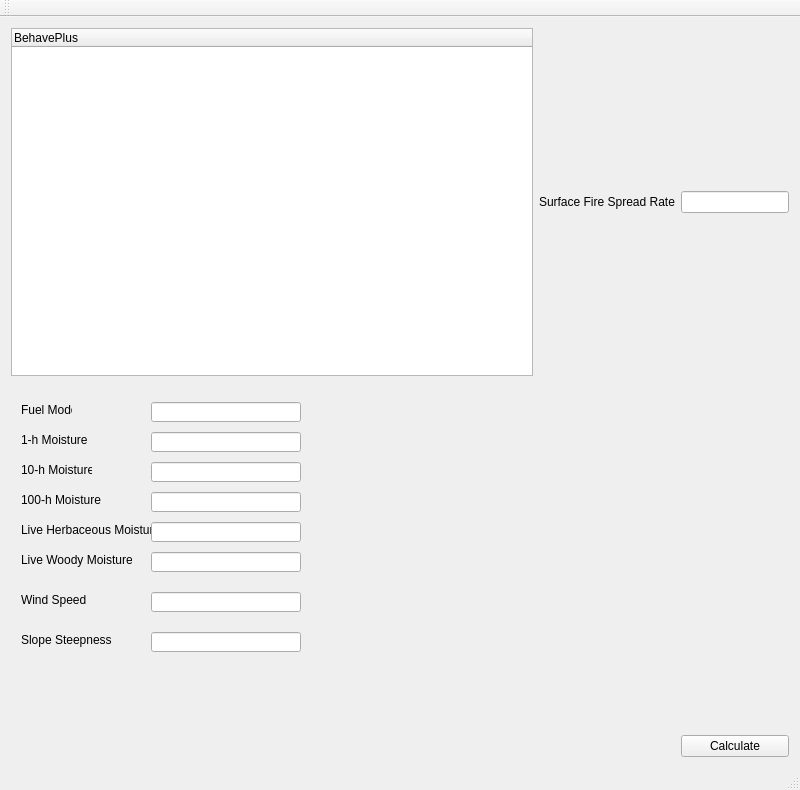
<?xml version="1.0" encoding="UTF-8"?>
<ui version="4.0">
 <class>behave_qt_main_windowClass</class>
 <widget class="QMainWindow" name="behave_qt_main_windowClass">
  <property name="geometry">
   <rect>
    <x>0</x>
    <y>0</y>
    <width>800</width>
    <height>790</height>
   </rect>
  </property>
  <property name="minimumSize">
   <size>
    <width>800</width>
    <height>600</height>
   </size>
  </property>
  <property name="windowTitle">
   <string>behave_qt</string>
  </property>
  <widget class="QWidget" name="centralWidget">
   <layout class="QGridLayout" name="gridLayout">
    <item row="0" column="0">
     <widget class="BehaveTree" name="behaveTree">
      <property name="sizePolicy">
       <sizepolicy hsizetype="MinimumExpanding" vsizetype="MinimumExpanding">
        <horstretch>0</horstretch>
        <verstretch>0</verstretch>
       </sizepolicy>
      </property>
      <property name="minimumSize">
       <size>
        <width>200</width>
        <height>200</height>
       </size>
      </property>
      <property name="maximumSize">
       <size>
        <width>1920</width>
        <height>1200</height>
       </size>
      </property>
      <property name="styleSheet">
       <string notr="true"/>
      </property>
      <property name="autoExpandDelay">
       <number>-1</number>
      </property>
      <property name="itemsExpandable">
       <bool>true</bool>
      </property>
      <column>
       <property name="text">
        <string>BehavePlus</string>
       </property>
      </column>
     </widget>
    </item>
    <item row="0" column="1">
     <widget class="QLabel" name="label_16">
      <property name="text">
       <string>Surface Fire Spread Rate</string>
      </property>
     </widget>
    </item>
    <item row="1" column="0">
     <widget class="QStackedWidget" name="mainWindowStackedWidget">
      <property name="currentIndex">
       <number>1</number>
      </property>
      <widget class="QWidget" name="page_1"/>
      <widget class="QWidget" name="page_2">
       <widget class="QLabel" name="label_8">
        <property name="geometry">
         <rect>
          <x>10</x>
          <y>20</y>
          <width>51</width>
          <height>16</height>
         </rect>
        </property>
        <property name="text">
         <string>Fuel Model</string>
        </property>
       </widget>
       <widget class="QLineEdit" name="fuelModelLineEdit">
        <property name="geometry">
         <rect>
          <x>140</x>
          <y>20</y>
          <width>150</width>
          <height>20</height>
         </rect>
        </property>
       </widget>
       <widget class="QLabel" name="label_9">
        <property name="geometry">
         <rect>
          <x>10</x>
          <y>50</y>
          <width>71</width>
          <height>16</height>
         </rect>
        </property>
        <property name="text">
         <string>1-h Moisture</string>
        </property>
       </widget>
       <widget class="QLineEdit" name="oneHourMoistureLineEdit">
        <property name="geometry">
         <rect>
          <x>140</x>
          <y>50</y>
          <width>150</width>
          <height>20</height>
         </rect>
        </property>
       </widget>
       <widget class="QLabel" name="label_10">
        <property name="geometry">
         <rect>
          <x>10</x>
          <y>80</y>
          <width>71</width>
          <height>16</height>
         </rect>
        </property>
        <property name="text">
         <string>10-h Moisture</string>
        </property>
       </widget>
       <widget class="QLabel" name="label_11">
        <property name="geometry">
         <rect>
          <x>10</x>
          <y>110</y>
          <width>81</width>
          <height>16</height>
         </rect>
        </property>
        <property name="text">
         <string>100-h Moisture</string>
        </property>
       </widget>
       <widget class="QLineEdit" name="tenHourMoistureLineEdit">
        <property name="geometry">
         <rect>
          <x>140</x>
          <y>80</y>
          <width>150</width>
          <height>20</height>
         </rect>
        </property>
       </widget>
       <widget class="QLineEdit" name="hundredHourMoistureLineEdit">
        <property name="geometry">
         <rect>
          <x>140</x>
          <y>110</y>
          <width>150</width>
          <height>20</height>
         </rect>
        </property>
       </widget>
       <widget class="QLabel" name="label_12">
        <property name="geometry">
         <rect>
          <x>10</x>
          <y>140</y>
          <width>131</width>
          <height>16</height>
         </rect>
        </property>
        <property name="text">
         <string>Live Herbaceous Moisture</string>
        </property>
       </widget>
       <widget class="QLabel" name="label_13">
        <property name="geometry">
         <rect>
          <x>10</x>
          <y>170</y>
          <width>111</width>
          <height>16</height>
         </rect>
        </property>
        <property name="text">
         <string>Live Woody Moisture</string>
        </property>
       </widget>
       <widget class="QLineEdit" name="liveHerbaceousMoistureLineEdit">
        <property name="geometry">
         <rect>
          <x>140</x>
          <y>140</y>
          <width>150</width>
          <height>20</height>
         </rect>
        </property>
       </widget>
       <widget class="QLineEdit" name="liveWoodyLineEdit">
        <property name="geometry">
         <rect>
          <x>140</x>
          <y>170</y>
          <width>150</width>
          <height>20</height>
         </rect>
        </property>
       </widget>
       <widget class="QLabel" name="label_14">
        <property name="geometry">
         <rect>
          <x>10</x>
          <y>210</y>
          <width>111</width>
          <height>16</height>
         </rect>
        </property>
        <property name="text">
         <string>Wind Speed</string>
        </property>
       </widget>
       <widget class="QLineEdit" name="windSpeedLineEdit">
        <property name="geometry">
         <rect>
          <x>140</x>
          <y>210</y>
          <width>150</width>
          <height>20</height>
         </rect>
        </property>
       </widget>
       <widget class="QLabel" name="label_15">
        <property name="geometry">
         <rect>
          <x>10</x>
          <y>250</y>
          <width>111</width>
          <height>16</height>
         </rect>
        </property>
        <property name="text">
         <string>Slope Steepness</string>
        </property>
       </widget>
       <widget class="QLineEdit" name="slopeLineEdit">
        <property name="geometry">
         <rect>
          <x>140</x>
          <y>250</y>
          <width>150</width>
          <height>20</height>
         </rect>
        </property>
       </widget>
      </widget>
      <widget class="QWidget" name="page_3">
       <widget class="QGroupBox" name="groupBox">
        <property name="geometry">
         <rect>
          <x>10</x>
          <y>50</y>
          <width>381</width>
          <height>225</height>
         </rect>
        </property>
        <property name="title">
         <string>Fuel Input Method</string>
        </property>
        <widget class="QLabel" name="label">
         <property name="geometry">
          <rect>
           <x>30</x>
           <y>20</y>
           <width>181</width>
           <height>16</height>
          </rect>
         </property>
         <property name="text">
          <string>Fuel models (standard or custom)</string>
         </property>
        </widget>
        <widget class="QRadioButton" name="radioButton_7">
         <property name="geometry">
          <rect>
           <x>10</x>
           <y>200</y>
           <width>16</width>
           <height>17</height>
          </rect>
         </property>
         <property name="text">
          <string>RadioButton</string>
         </property>
        </widget>
        <widget class="QRadioButton" name="radioButton_6">
         <property name="geometry">
          <rect>
           <x>10</x>
           <y>170</y>
           <width>16</width>
           <height>17</height>
          </rect>
         </property>
         <property name="text">
          <string>RadioButton</string>
         </property>
        </widget>
        <widget class="QRadioButton" name="radioButton_5">
         <property name="geometry">
          <rect>
           <x>10</x>
           <y>140</y>
           <width>16</width>
           <height>17</height>
          </rect>
         </property>
         <property name="text">
          <string>RadioButton</string>
         </property>
        </widget>
        <widget class="QRadioButton" name="radioButton_4">
         <property name="geometry">
          <rect>
           <x>10</x>
           <y>110</y>
           <width>16</width>
           <height>17</height>
          </rect>
         </property>
         <property name="text">
          <string>RadioButton</string>
         </property>
        </widget>
        <widget class="QRadioButton" name="radioButton_3">
         <property name="geometry">
          <rect>
           <x>10</x>
           <y>80</y>
           <width>16</width>
           <height>17</height>
          </rect>
         </property>
         <property name="text">
          <string>RadioButton</string>
         </property>
        </widget>
        <widget class="QRadioButton" name="radioButton_2">
         <property name="geometry">
          <rect>
           <x>10</x>
           <y>50</y>
           <width>16</width>
           <height>17</height>
          </rect>
         </property>
         <property name="text">
          <string>RadioButton</string>
         </property>
        </widget>
        <widget class="QRadioButton" name="radioButton">
         <property name="geometry">
          <rect>
           <x>10</x>
           <y>20</y>
           <width>16</width>
           <height>17</height>
          </rect>
         </property>
         <property name="text">
          <string>RadioButton</string>
         </property>
        </widget>
        <widget class="QLabel" name="label_2">
         <property name="geometry">
          <rect>
           <x>30</x>
           <y>50</y>
           <width>211</width>
           <height>16</height>
          </rect>
         </property>
         <property name="text">
          <string>Fuel parameters (for custom fuel modeling)</string>
         </property>
        </widget>
        <widget class="QLabel" name="label_3">
         <property name="geometry">
          <rect>
           <x>30</x>
           <y>80</y>
           <width>291</width>
           <height>16</height>
          </rect>
         </property>
         <property name="text">
          <string>Two fuel models: 2D expected spread rate (recommended)</string>
         </property>
        </widget>
        <widget class="QLabel" name="label_4">
         <property name="geometry">
          <rect>
           <x>30</x>
           <y>110</y>
           <width>181</width>
           <height>16</height>
          </rect>
         </property>
         <property name="text">
          <string>Two fuel models: Harmonic mean</string>
         </property>
        </widget>
        <widget class="QLabel" name="label_5">
         <property name="geometry">
          <rect>
           <x>30</x>
           <y>140</y>
           <width>241</width>
           <height>16</height>
          </rect>
         </property>
         <property name="text">
          <string>Two fuel models: Area weighted (like old BEHAVE)</string>
         </property>
        </widget>
        <widget class="QLabel" name="label_6">
         <property name="geometry">
          <rect>
           <x>30</x>
           <y>170</y>
           <width>331</width>
           <height>16</height>
          </rect>
         </property>
         <property name="text">
          <string>Special case fuel model: Palmetto-Gallberry (Hough and Albini, 1978)</string>
         </property>
        </widget>
        <widget class="QLabel" name="label_7">
         <property name="geometry">
          <rect>
           <x>30</x>
           <y>200</y>
           <width>341</width>
           <height>16</height>
          </rect>
         </property>
         <property name="text">
          <string>Special case fuel model: Western aspen (Brown and Simmerman 1986)</string>
         </property>
        </widget>
       </widget>
       <widget class="QComboBox" name="comboBox">
        <property name="geometry">
         <rect>
          <x>10</x>
          <y>10</y>
          <width>300</width>
          <height>22</height>
         </rect>
        </property>
        <item>
         <property name="text">
          <string>Fuel models (standard or custom)</string>
         </property>
        </item>
        <item>
         <property name="text">
          <string>Fuel parameters (for custom fuel modeling)</string>
         </property>
        </item>
        <item>
         <property name="text">
          <string>Two fuel models: 2D expected spread rate (recommended)</string>
         </property>
        </item>
        <item>
         <property name="text">
          <string>Two fuel models: Harmonic mean</string>
         </property>
        </item>
        <item>
         <property name="text">
          <string>Two fuel models: Area weighted (like old BEHAVE)</string>
         </property>
        </item>
        <item>
         <property name="text">
          <string>Special case fuel model: Palmetto-Gallberry (Hough and Albini, 1978)</string>
         </property>
        </item>
        <item>
         <property name="text">
          <string>Special case fuel model: Western aspen (Brown and Simmerman 1986)</string>
         </property>
        </item>
       </widget>
      </widget>
     </widget>
    </item>
    <item row="0" column="2">
     <widget class="QLineEdit" name="spreadRateLineEdit">
      <property name="sizePolicy">
       <sizepolicy hsizetype="Fixed" vsizetype="Fixed">
        <horstretch>0</horstretch>
        <verstretch>0</verstretch>
       </sizepolicy>
      </property>
      <property name="maximumSize">
       <size>
        <width>16777215</width>
        <height>16777215</height>
       </size>
      </property>
      <property name="readOnly">
       <bool>true</bool>
      </property>
     </widget>
    </item>
    <item row="2" column="2">
     <widget class="QPushButton" name="calculateButton">
      <property name="text">
       <string>Calculate</string>
      </property>
     </widget>
    </item>
   </layout>
  </widget>
  <widget class="QMenuBar" name="menuBar">
   <property name="geometry">
    <rect>
     <x>0</x>
     <y>0</y>
     <width>800</width>
     <height>21</height>
    </rect>
   </property>
  </widget>
  <widget class="QToolBar" name="mainToolBar">
   <attribute name="toolBarArea">
    <enum>TopToolBarArea</enum>
   </attribute>
   <attribute name="toolBarBreak">
    <bool>false</bool>
   </attribute>
  </widget>
  <widget class="QStatusBar" name="statusBar"/>
 </widget>
 <layoutdefault spacing="6" margin="11"/>
 <customwidgets>
  <customwidget>
   <class>BehaveTree</class>
   <extends>QTreeWidget</extends>
   <header>src/behave_qt/behave_qtree_widget.h</header>
  </customwidget>
 </customwidgets>
 <resources>
  <include location="behave_qt_main_window.qrc"/>
 </resources>
 <connections/>
</ui>
